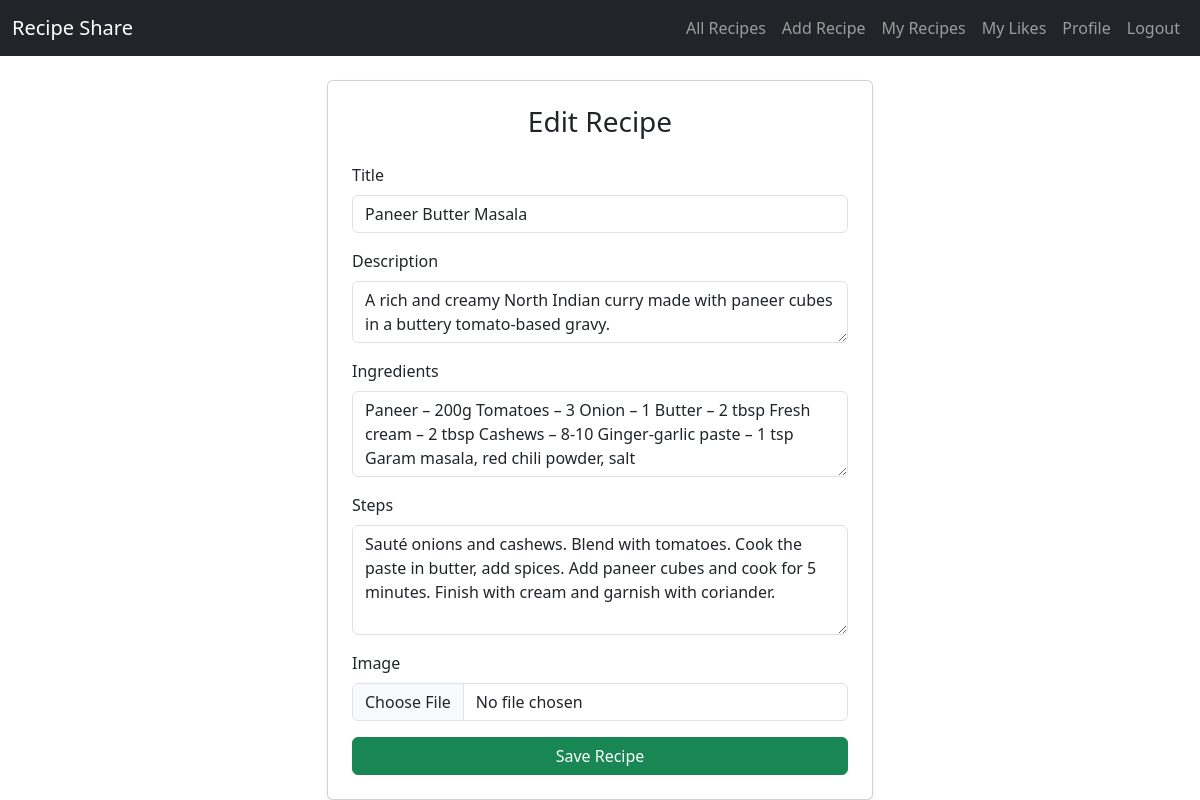
/recipes/16/edit/ (signed in), run on the app's committed database.
### recipes/models.py (models this page shows, shortened)
class Recipe(models.Model):
    title = models.CharField(max_length=100)
    description = models.TextField()
    ingredients = models.TextField()
    steps = models.TextField()
    image = CloudinaryField('image', blank=True, null=True)
    likes = models.ManyToManyField(User, related_name='liked_recipes', blank=True)
    user = models.ForeignKey(User, on_delete=models.CASCADE, related_name='recipes', null=True, blank=True)
    author = models.ForeignKey(User, on_delete=models.CASCADE)
    created_at = models.DateTimeField(auto_now_add=True)

### recipes/views.py (the view)
# urls.py: path('recipes/<int:pk>/edit/', views.recipe_edit, name='recipe-edit'),
@login_required
def recipe_edit(request, pk):
    recipe = get_object_or_404(Recipe, pk=pk)
    if recipe.author != request.user:
        return HttpResponseForbidden("You are not allowed to edit this recipe.")
    form = RecipeForm(request.POST or None, request.FILES or None, instance=recipe)
    if form.is_valid():
        form.save()
        return redirect('recipe-detail', pk=recipe.pk)
    return render(request, 'recipes/recipe_form.html', {'form': form, 'title': 'Edit Recipe'})

### recipes/forms.py
class RecipeForm(forms.ModelForm):
    class Meta:
        model = Recipe
        fields = ['title', 'description', 'ingredients', 'steps', 'image']
        widgets = {
            'title': forms.TextInput(attrs={'class': 'form-control'}),
            'description': forms.Textarea(attrs={'class': 'form-control', 'rows': 2}),
            'ingredients': forms.Textarea(attrs={'class': 'form-control', 'rows': 3}),
            'steps': forms.Textarea(attrs={'class': 'form-control', 'rows': 4}),
            'image': forms.ClearableFileInput(attrs={'class': 'form-control'}),
        }

### recipes/templates/recipes/recipe_form.html (shortened to what this page needs)
{% extends 'recipes/base.html' %}
{% block content %}
<div class="row justify-content-center">
  <div class="col-md-6">
    <div class="card p-4 shadow-sm">
      <h3 class="text-center mb-4">{{ title }}</h3>
      <form method="POST" enctype="multipart/form-data">
        {% for field in form %}
          <div class="mb-3">
            <label class="form-label">{{ field.label }}</label>
            {{ field }}
          </div>
        {% endfor %}
        <div class="d-grid">
          <button type="submit" class="btn btn-success">Save Recipe</button>
        </div>
      </form>
    </div>
  </div>
</div>
{% endblock %}

### data on the page
Recipe: form "Paneer Butter Masala" "A rich and creamy North Indian curry made with paneer cubes in a buttery tomato-based gravy." "Paneer – 200g Tomatoes – 3 Onion – 1 Butter – 2 tbsp Fresh cream – 2 tbsp Cashews – 8-10 Ginger-garlic paste – 1 tsp Garam masala, red chili powder, salt" "Sauté onions and cashews. Blend with tomatoes. Cook the paste in butter, add spices. Add paneer cubes and cook for 5 minutes. Finish with cream and garnish with coriander."

### other printed values
{{ title }} "Edit Recipe"
{{ field.label }} "Title" "Description" "Ingredients" "Steps" "Image"
